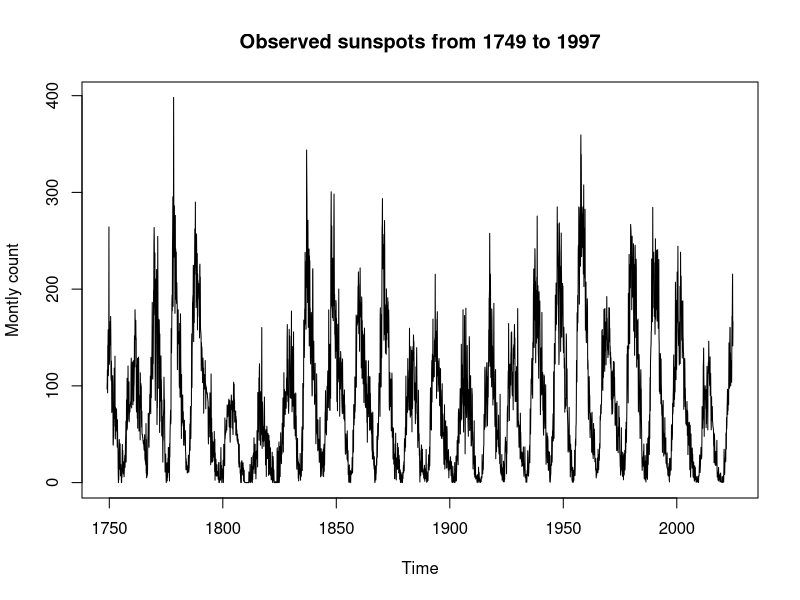
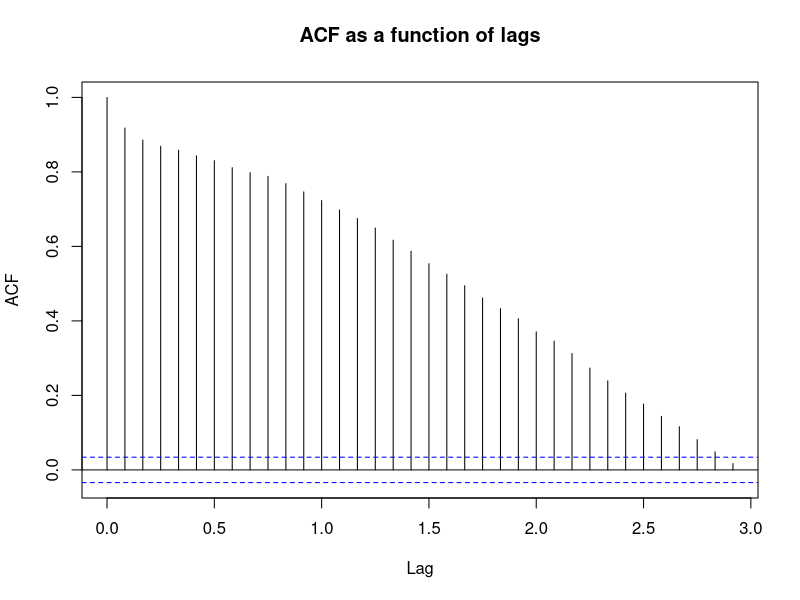
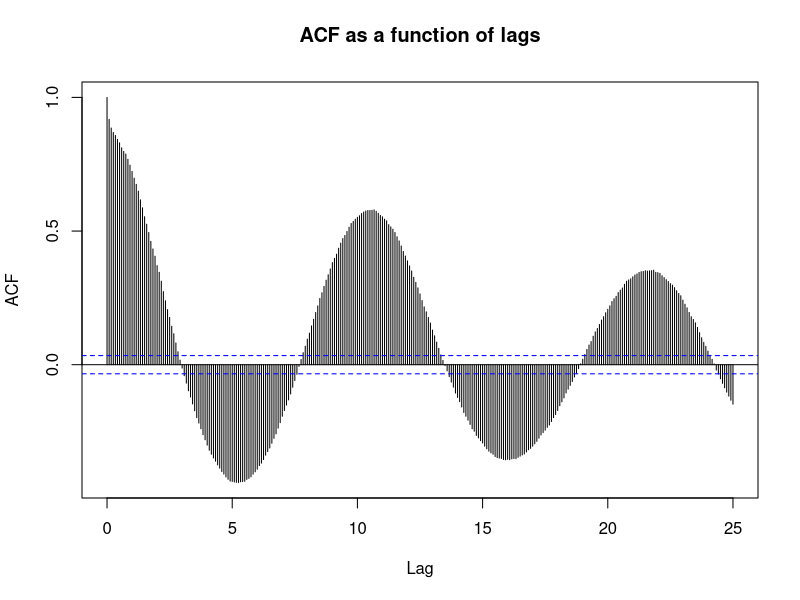
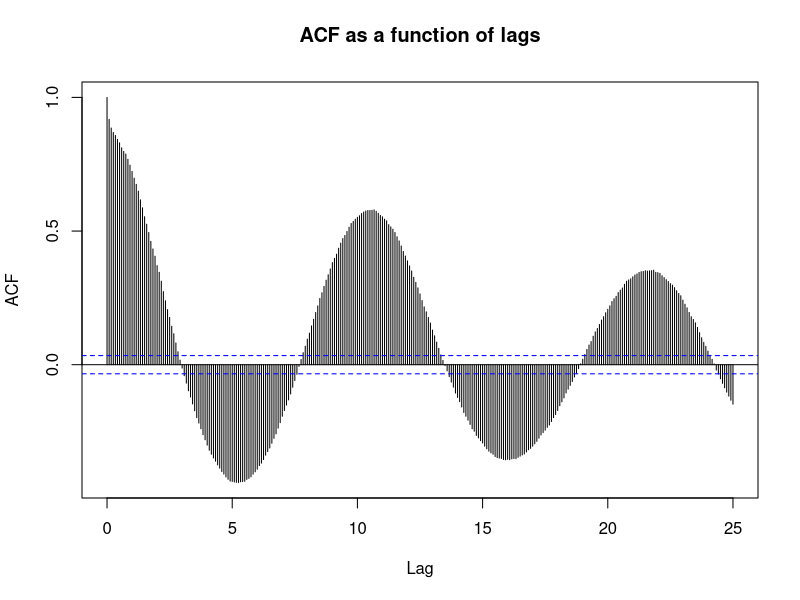
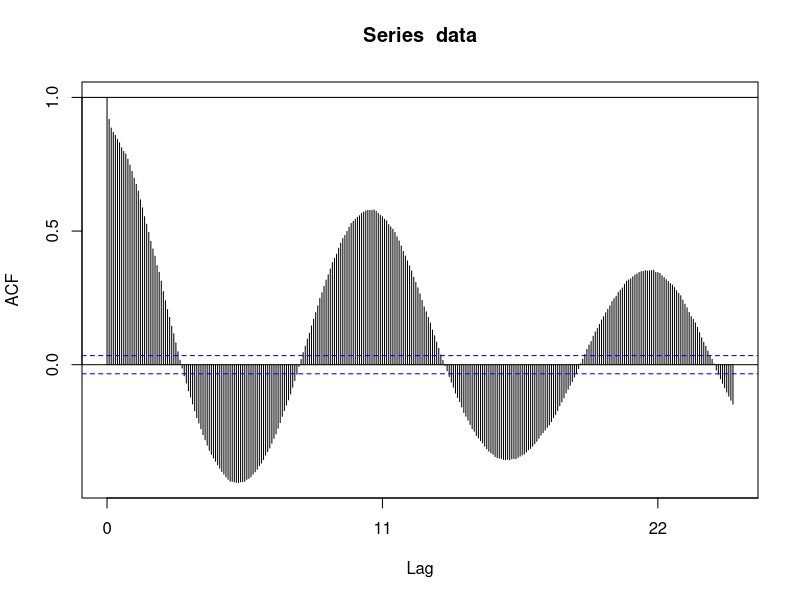
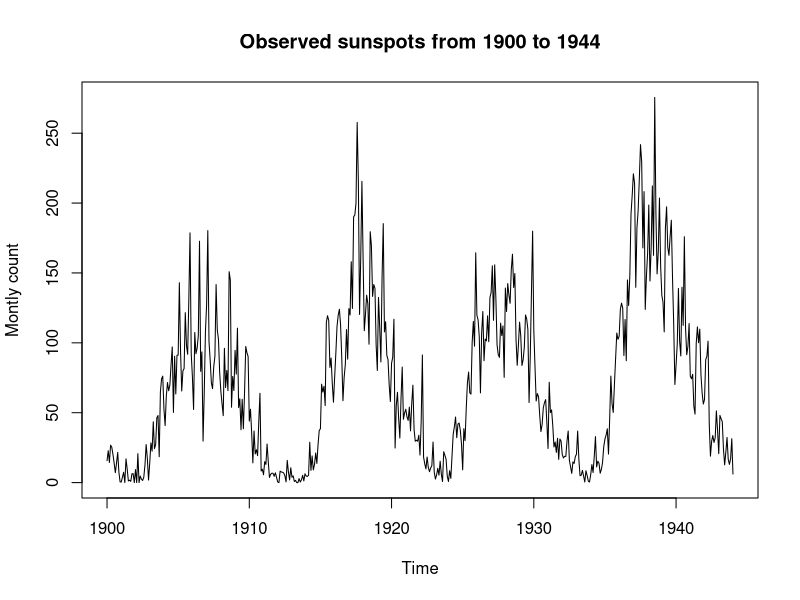
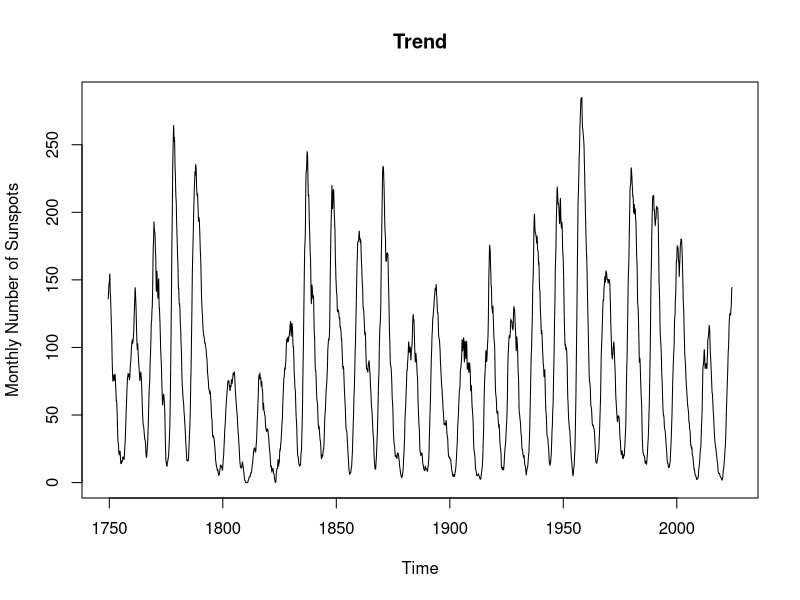
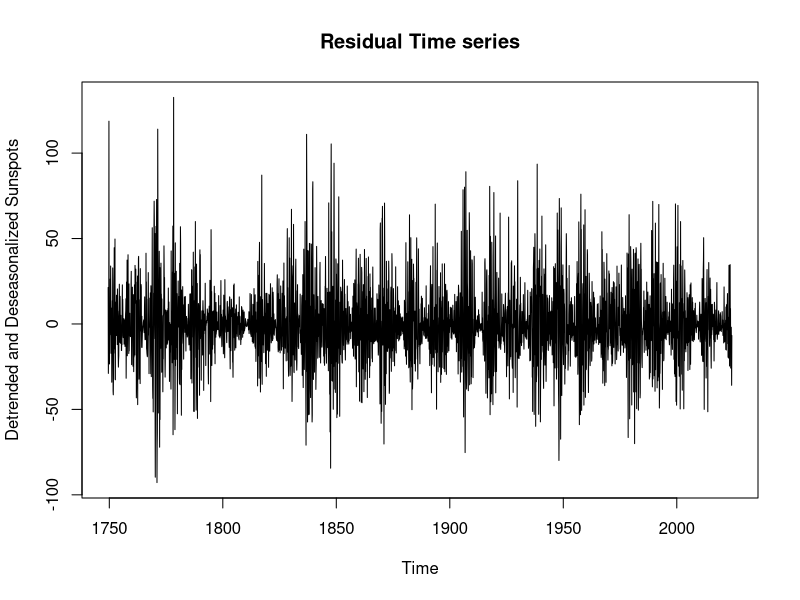

These figures' R source, in order:
library(forecast)


data = sunspot.month

plot(data, main = 'Observed sunspots from 1749 to 1997', xlab = 'Time', ylab = 'Montly count')
acf(data,main = 'ACF as a function of lags')
x.acf = acf(data,main = 'ACF as a function of lags',lag.max = 300)
acf(data,main = 'ACF as a function of lags',lag.max = 300)

plot(x.acf,xaxt = 'n')
axis(1, seq(0, length(x.acf$acf), 11))
abline(1,0)

#plot a smaller part to identify seasonality
plot(window(data,start = 1900,end = 1944),
     main = 'Observed sunspots from 1900 to 1944',
     ylab = 'Montly count')

decomp = decompose(data)

decomp2 = decompose(window(data,start = 1900,end = 1944))


#remove trend using decompose

decomp_all = decompose(data)
trend1 = decomp_all$trend
plot(trend1, main = 'Trend', ylab='Monthly Number of Sunspots')

stat = decomp_all$random
plot(stat, main = 'Residual Time series',ylab ='Detrended and Deseasonalized Sunspots')



#check residuals
Box.test(stat,type="Box-Pierce")

y = seq(from = 0, to = 1,by = 0.05)
box = matrix(300)
ljung = matrix(300)
for (i in c(1:300)){
  box[i] = Box.test(stat,type="Box-Pierce", lag =i)$p.value # the Portmanteau test
  ljung[i] =Box.test(stat,type="Ljung-Box", lag =i)$p.value # the Portmanteau test
}

plot(ljung, col = 'red', main = 'Portmanteau test',type='l',ylab = 'p-value',xlab = 'lag',ylim = c(0,1),yaxt='n')
lines(box, col = 'blue', main = 'Box-Pierce test',type='l')
axis(side = 2,at = y)
legend('bottomright',
       legend = c('Ljung-Box','Box-Pierce'),lwd =4, lty =c(1,1),cex = 0.7,bty = 'n',
       col = c('red','blue'))
abline(0.05,0,lty=3)




#spline smoothing
par(mfrow=c(3,1))
plot.ts(data,ylab="Sunspots",main="spar=0.9")
SM9=smooth.spline(data,spar=0.9)
lines(SM9,col="red",lwd=2)
plot.ts(data,ylab="Sunspots",main="spar=0.5")
SM5=smooth.spline(data,spar=0.5)
lines(SM5,col="red",lwd=2)
plot.ts(data,ylab="Sunspots",main="spar=0.1")
SM1=smooth.spline(data,spar=0.1)
lines(SM1,col="red",lwd=2)



#spline smoothing
par(mfrow=c(3,1))
plot.ts(data,ylab="Sunspots",main="spar=0.4")
SM4=smooth.spline(data,spar=0.4)
lines(SM4,col="red",lwd=2)
plot.ts(data,ylab="Sunspots",main="spar=0.35")
SM35=smooth.spline(data,spar=0.35)
lines(SM35,col="red",lwd=2)
plot.ts(data,ylab="Sunspots",main="spar=0.3")
SM3=smooth.spline(data,spar=0.3)
lines(SM3,col="red",lwd=2)


detrended = data - SM35$y
acf(detrended, main = 'ACF', ylab = 'Autocorrelation')
pacf(detrended, main = 'PACF',ylab= 'Partial Autocorrelation')
plot(detrended, main = 'Residual Time series', xlab = 'Time', ylab = 'Detrended and Deseasonalized Sunspots')
Box.test(detrended,type="Box-Pierce")
Box.test(detrended,type="Ljung-Box")




